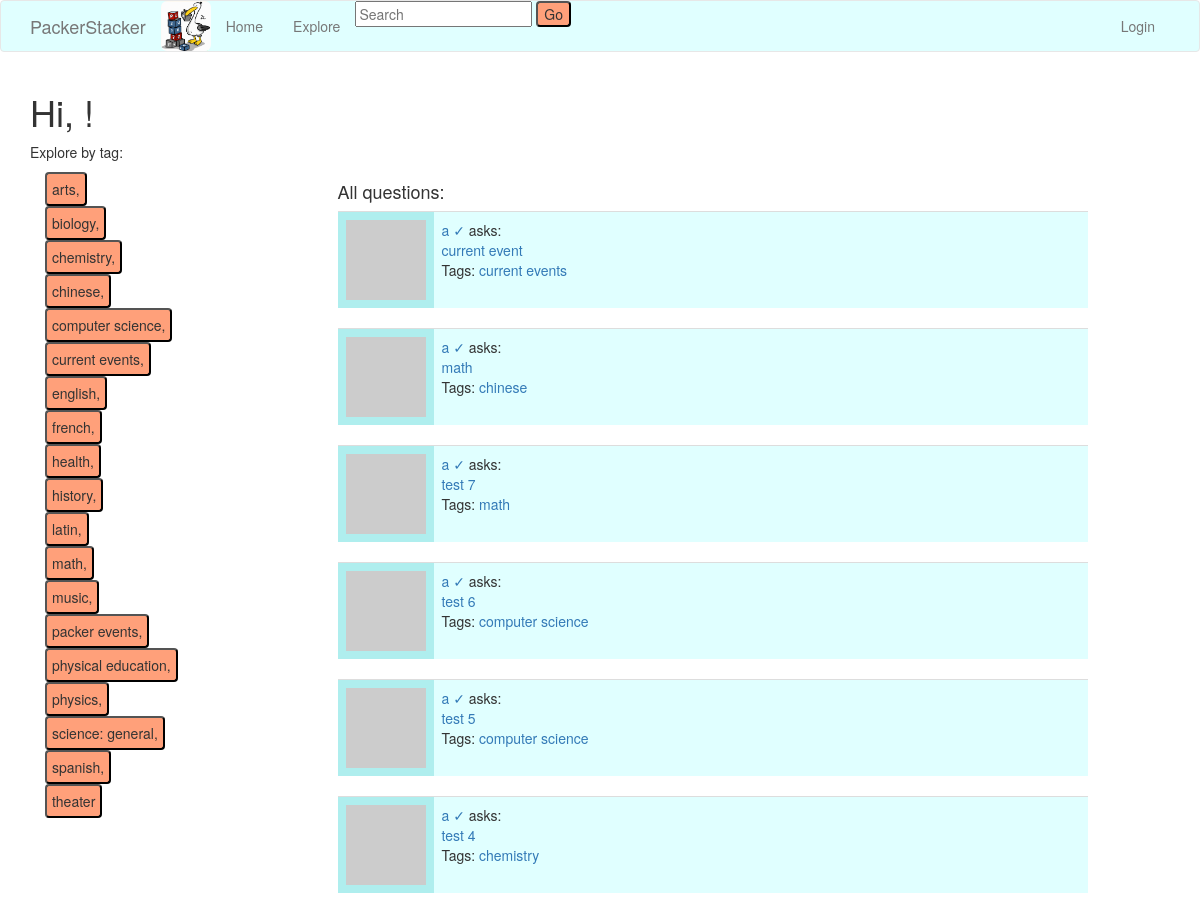
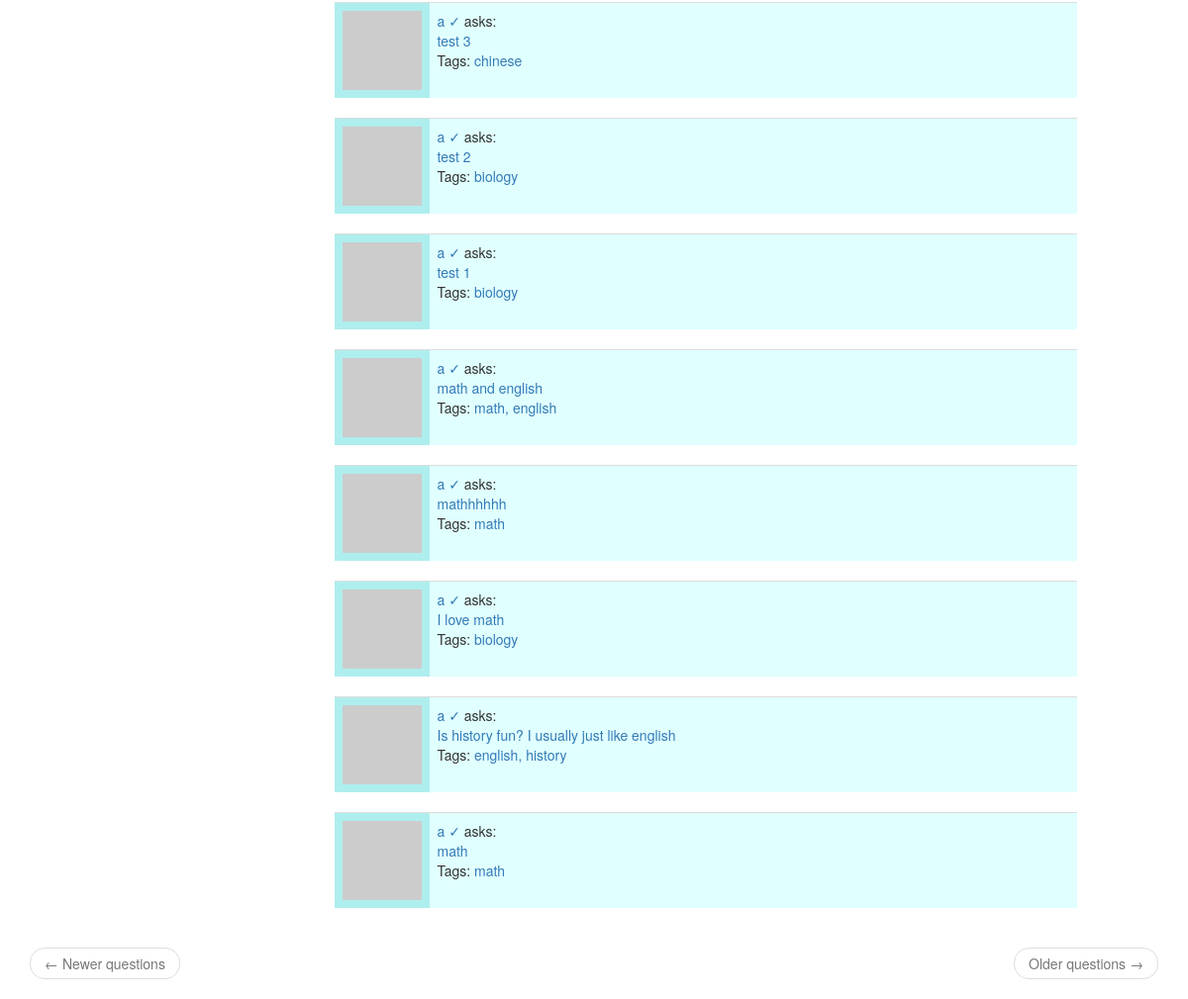
/explore, run on the app's committed database (2 pictures, top to bottom).
### app/models.py (models this page shows, shortened)
class Tag(db.Model):
    id = db.Column(db.Integer, primary_key=True)
    name = db.Column(db.String(30), unique=True)
    questions = db.relationship('Question', secondary='question_tag', backref='tags')

class Question(db.Model):
    id = db.Column(db.Integer, primary_key=True)
    body = db.Column(db.String(1000))
    timestamp = db.Column(db.DateTime, index=True, default=datetime.utcnow)
    user_id = db.Column(db.Integer, db.ForeignKey('user.id'))
    replies = db.relationship('Reply', backref='op', lazy='dynamic')

class User(UserMixin, db.Model):
    id = db.Column(db.Integer, primary_key=True)
    username = db.Column(db.String(64), index=True, unique=True)
    email = db.Column(db.String(120), index=True, unique=True)
    password_hash = db.Column(db.String(128))
    questions = db.relationship('Question', backref='author', lazy='dynamic')
    replies = db.relationship('Reply', backref='author', lazy='dynamic')
    about_me = db.Column(db.String(140))
    last_seen = db.Column(db.DateTime, default=datetime.utcnow)
    type = db.Column(db.Boolean())
    def avatar(self, size):
        digest = md5(self.email.lower().encode('utf-8')).hexdigest()
        return 'https://www.gravatar.com/avatar/{}?d=identicon&s={}'.format(digest, size)
    followed = db.relationship(
        'User', secondary=followers,
        primaryjoin=(followers.c.follower_id == id),
        secondaryjoin=(followers.c.followed_id == id),
        backref=db.backref('followers', lazy='dynamic'), lazy='dynamic')

### app/routes.py (the view)
@app.route('/explore')
def explore():
    page = request.args.get('page', 1, type=int)
    tags = Tag.query.order_by(Tag.name)
    questions = Question.query.order_by(Question.timestamp.desc()).paginate(page=page, per_page=app.config['QUESTIONS_PER_PAGE'], error_out=False)
    next_url = url_for('explore', page=questions.next_num) \
        if questions.has_next else None
    prev_url = url_for('explore', page=questions.prev_num) \
        if questions.has_prev else None
    return render_template("explore.html", title='Explore', tags=tags, questions=questions.items,next_url=next_url, prev_url=prev_url)

### app/routes.py (called while the page is built)
@app.before_request
def before_request():
    if current_user.is_authenticated:
        current_user.last_seen = datetime.utcnow()
        db.session.commit()

### app/templates/explore.html
{% extends "base.html" %}
{% import 'bootstrap/wtf.html' as wtf %}
{% block app_content %}
<div class="">
    <h1>Hi, {{ current_user.username }}!</h1>
    <div class="container">
      <div class="row">
        <p> Explore by tag:   </p>
          <div class="col-md-3">
            {% for tag in tags %}
            <form action="{{ url_for('tag_page', id=tag.id) }}">
              <button style="background-color:lightsalmon; padding:5px; border-radius: 4px">
                {{ tag.name }}{% if not loop.last %}, </button></form> {% endif %}{% endfor %}
            </div>
          <div class="col-md-8">
          <h4> All questions: </h4>
          {% for question in questions %}
            {% include '_question.html' %}
          {% endfor %}
        </div>
        </div>
        </div>
          <nav aria-label="...">
            <ul class="pager">
              <li class="previous{% if not prev_url %} disabled{% endif %}">
                  <a href="{{ prev_url or '#' }}">
                      <span aria-hidden="true">&larr;</span> Newer questions
                  </a>
              </li>
              <li class="next{% if not next_url %} disabled{% endif %}">
                  <a href="{{ next_url or '#' }}">
                      Older questions <span aria-hidden="true">&rarr;</span>
                  </a>
              </li>
          </ul>
      </nav>
{% endblock %}

### app/templates/_question.html
<table class="table table-hover" style="background-color:PaleTurquoise">
      <tr>
          <td width="70px">
                  <img src="{{ question.author.avatar(70) }}" />
          </td>
          <td style="width:100%; background-color:lightCyan">
              <a href="{{ url_for('user', username=question.author.username) }}">
                  {{ question.author.username }} {%if question.author.type %} &#x2713 {%endif%}
              </a>
              asks:
              <br>
              <a style="text-decoration: none" href="{{ url_for('question_page', id=question.id) }}">
                {{ question.body }}
              </a>
              <br>
              <p>Tags: {% for tag in question.tags %}
                <a href="{{ url_for('tag_page', id=tag.id) }}">
                  {{ tag.name }}{% if not loop.last %}, {% endif %}{% endfor %}
                </a>
                </p>
          </td>
      </tr>
</table>

### data on the page
Tag: name "arts"
Tag: name "biology"
Tag: name "chemistry"
Tag: name "chinese"
Tag: name "computer science"
Tag: name "current events"
Tag: name "english"
Tag: name "french"
Tag: name "health"
Tag: name "history"
Tag: name "latin"
Tag: name "math"
Tag: name "music"
Tag: name "packer events"
Tag: name "physical education"
Tag: name "physics"
Tag: name "science: general"
Tag: name "spanish"
Tag: name "theater"
Question: author.username "a", body "current event"
Question: author.username "a", body "math"
Question: author.username "a", body "test 7"
Question: author.username "a", body "test 6"
Question: author.username "a", body "test 5"
Question: author.username "a", body "test 4"
Question: author.username "a", body "test 3"
Question: author.username "a", body "test 2"
Question: author.username "a", body "test 1"
Question: author.username "a", body "math and english"
Question: author.username "a", body "mathhhhhh"
Question: author.username "a", body "I love math"
Question: author.username "a", body "Is history fun? I usually just like english"
Question: author.username "a", body "math"
